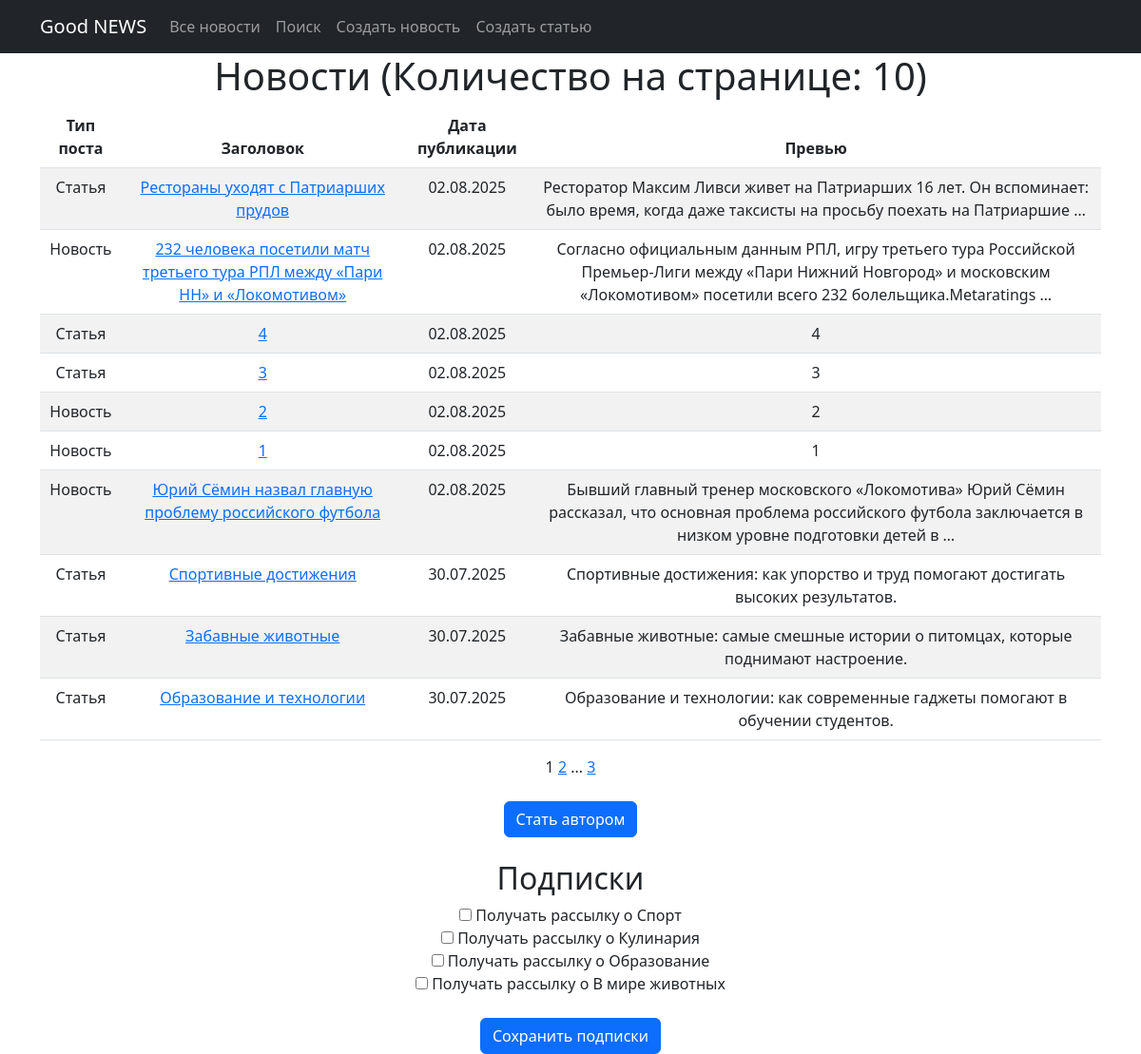
The app's page /news/ (signed in) with its own data.
### news/models.py (models this page shows, shortened)
class Post(models.Model):
    author = models.ForeignKey(Author, on_delete=models.CASCADE)
    post_type = models.CharField(max_length=2, choices=POST_TYPES, default='AR')
    data_time_created = models.DateTimeField(auto_now_add=True)
    categories = models.ManyToManyField(Category, through='PostCategory')
    title = models.CharField(max_length=255)
    text = models.TextField()
    rating = models.IntegerField(default=0)

class Category(models.Model):
    name = models.CharField(max_length=30, unique=True)

### news/views.py (the view)
# urls.py: path('', PostsList.as_view(), name='posts_list'),
class PostsList(ListView):
    model = Post
    ordering = ('-data_time_created')
    template_name = 'posts_list.html'
    context_object_name = 'posts_list'
    paginate_by = 10
    def get_context_data(self, **kwargs):
        context = super().get_context_data(**kwargs)
        user = self.request.user
        context['show_become_author_button'] = False
        if user.is_authenticated:
            context['auth'] = True
            in_authors_group = user.groups.filter(name='authors').exists()
            if not in_authors_group:
                context['show_become_author_button'] = True
            context['categories'] = Category.objects.all()
            context['subscriptions'] = {category.id: user.subscriptions.filter(category=category).exists() for category in context['categories']}
        return context

### news/templatetags/custom_filters.py (called while the page is built)
@register.filter(name='censor_words')
def censor_words(value):
    if not isinstance(value, str):
        return value
    def censor_match(match):
        word = match.group()
        if len(word) > 1 and (word[0].isalpha() and word[0].lower() == word[0] or word[0].isupper()):
            if word.lower() in BAD_WORDS:
                return word[0] + '*' * (len(word) - 1)
        return word
    pattern = re.compile(r'\b[А-Яа-яЁё]+\b')
    censored_text = pattern.sub(censor_match, value)
    return censored_text

@register.filter
def get_item(dictionary, key):
    return dictionary.get(key)

### templates/posts_list.html (shortened to what this page needs)
{% extends 'flatpages/default.html' %}
{% load custom_filters %}
{% block content %}
<h1>Новости (Количество на странице: {{ posts_list|length }})</h1>
<table class="table table-striped">
    <thead>
        <tr>
            <th>Тип поста</th>
            <th>Заголовок</th>
            <th>Дата публикации</th>
            <th>Превью</th>
        </tr>
    </thead>
    <tbody>
        {% for news in posts_list %}
        <tr>
            <td>
                {{ news.get_post_type_display }}
            </td>
            <td>
                <a href="{% url 'posts_detail' news.pk %}">{{ news.title|censor_words }}</a>
            </td>
            <td>{{ news.data_time_created|date:"d.m.Y" }}</td>
            <td>{{ news.text|truncatewords:20|censor_words }}</td>
        </tr>
        {% empty %}
        <tr>
            <td colspan="3">Новостей пока нет.</td>
        </tr>
        {% endfor %}
    </tbody>
</table>
{{ page_obj.number }}
{% if page_obj.has_next %}
<a href="?page={{ page_obj.next_page_number }}">{{ page_obj.next_page_number }}</a>
{% if paginator.num_pages != page_obj.next_page_number %}
...
<a href="?page={{ page_obj.paginator.num_pages }}">{{ page_obj.paginator.num_pages }}</a>
{% endif %}
{% endif %}
{% if show_become_author_button %}
<br />
<br />
<form action="{% url 'become_author' %}" method="post" style="display:inline;">
    <button type="submit" class="btn btn-primary">Стать автором</button>
</form>
<br /><br />
{% endif %}
{% if auth %}
<form method="post" action="{% url 'update_subscriptions' %}">
    <h2>Подписки</h2>
    {% for category in categories %}
    <div>
        <label>
            <input type="checkbox" name="subscription_{{ category.id }}" {% if subscriptions|get_item:category.id %}checked{% endif %}>
            Получать рассылку о {{ category.name }}
        </label>
    </div>
    {% endfor %}
    <br />
    <button type="submit" class="btn btn-primary">Сохранить подписки</button>
</form>
{% endif %}
{% endblock %}

### records on screen
Post: post_type "Статья", title|censor_words "Рестораны уходят с Патриарших прудов", data_time_created "02.08.2025", text|censor_words "Ресторатор Максим Ливси живет на Патриарших 16 лет. Он вспоминает: было время, когда даже таксисты на просьбу поехать на Патриаршие …"
Post: post_type "Новость", title|censor_words "232 человека посетили матч третьего тура РПЛ между «Пари НН» и «Локомотивом»", data_time_created "02.08.2025", text|censor_words "Согласно официальным данным РПЛ, игру третьего тура Российской Премьер-Лиги между «Пари Нижний Новгород» и московским «Локомотивом» посетили всего 232 болельщика.Metaratings …"
Post: post_type "Статья", title|censor_words "4", data_time_created "02.08.2025", text|censor_words "4"
Post: post_type "Статья", title|censor_words "3", data_time_created "02.08.2025", text|censor_words "3"
Post: post_type "Новость", title|censor_words "2", data_time_created "02.08.2025", text|censor_words "2"
Post: post_type "Новость", title|censor_words "1", data_time_created "02.08.2025", text|censor_words "1"
Post: post_type "Новость", title|censor_words "Юрий Сёмин назвал главную проблему российского футбола", data_time_created "02.08.2025", text|censor_words "Бывший главный тренер московского «Локомотива» Юрий Сёмин рассказал, что основная проблема российского футбола заключается в низком уровне подготовки детей в …"
Post: post_type "Статья", title|censor_words "Спортивные достижения", data_time_created "30.07.2025", text|censor_words "Спортивные достижения: как упорство и труд помогают достигать высоких результатов."
Post: post_type "Статья", title|censor_words "Забавные животные", data_time_created "30.07.2025", text|censor_words "Забавные животные: самые смешные истории о питомцах, которые поднимают настроение."
Post: post_type "Статья", title|censor_words "Образование и технологии", data_time_created "30.07.2025", text|censor_words "Образование и технологии: как современные гаджеты помогают в обучении студентов."
Category: name "Спорт"
Category: name "Кулинария"
Category: name "Образование"
Category: name "В мире животных"

### other values on screen
{{ posts_list|length }} "10"
{{ page_obj.number }} "1"
{{ page_obj.next_page_number }} "2"
{{ page_obj.paginator.num_pages }} "3"
